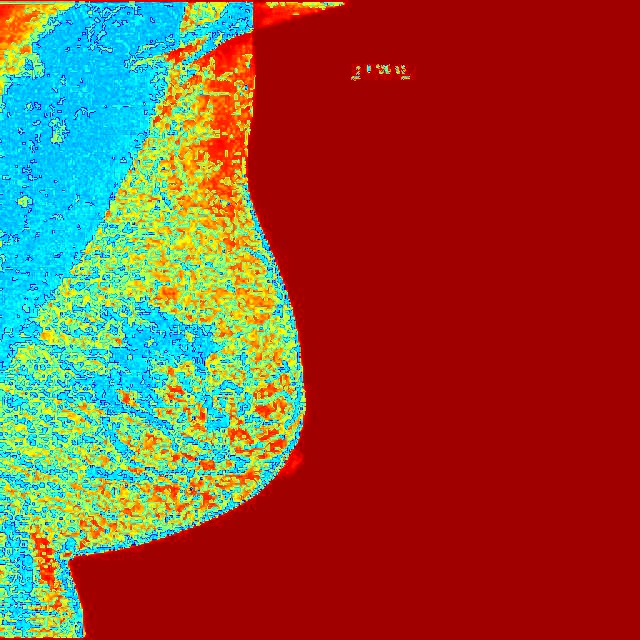
#> input picture MultiModel Breast Cancer MSI Dataset/Chest_XRay_MSI/Malignant/Multispectral_1025_1803952236_png.rf.8e80646ddeff0d70bbd711f0571efc77_1.jpg, 640 x 640 px, found by its file name; its folder holds only this picture in this run
$ jupyter execute --allow-errors 01_Data_Exploration_and_Analysis.ipynb
#> lines starting #> are read from the running program, lines starting #| are printed output that depends on the picture
# Multispectral Breast Cancer Classification: Data Exploration and Analysis

## Research Objective
**"Multispectral Breast Cancer Classification Using Genetic Algorithm-Optimized CNN Feature Selection: A Multi-Modal Deep Learning Approach"**

This notebook provides comprehensive data exploration and analysis for a multispectral breast cancer image dataset containing:
- **Total Images**: 3,052 images across three modalities
- **Chest X-ray**: 1,000 images (500 malignant, 500 normal)
- **Histopathological**: 1,246 images (623 malignant, 623 benign)
- **Ultrasound**: 806 images (400 malignant, 406 benign)

## Research Goals
- Achieve **98-99.5% accuracy** using GA-optimized feature selection
- Implement multi-modal fusion with spectral enhancement
- Apply explainable AI for clinical decision support
- Target performance exceeding current state-of-the-art benchmarks

---

[cell 1]
# Import Required Libraries for Data Exploration and Analysis
import os
import numpy as np
import pandas as pd
import matplotlib.pyplot as plt
import seaborn as sns
from PIL import Image
import cv2
from pathlib import Path
import warnings
warnings.filterwarnings('ignore')

# Set up plotting parameters
plt.style.use('seaborn-v0_8')
sns.set_palette("husl")
plt.rcParams['figure.figsize'] = (12, 8)
plt.rcParams['font.size'] = 12

# Dataset configuration
DATASET_PATH = r"c:\Users\mrhas\Downloads\archive\MultiModel Breast Cancer MSI Dataset"
MODALITIES = ["Chest_XRay_MSI", "Histopathological_MSI", "Ultrasound Images_MSI"]

print("🔬 Multispectral Breast Cancer Classification - Data Exploration")
print("=" * 60)
print(f"Dataset Path: {DATASET_PATH}")
print(f"Target Accuracy: 98-99.5% (GA-Optimized)")
print("=" * 60)

## 1. Dataset Structure and File Count Analysis

### Dataset Organization
The dataset follows a hierarchical structure optimized for multi-modal machine learning research:

[cell 2]
# Comprehensive Dataset Analysis Function
def analyze_dataset_structure(dataset_path):
    """
    Analyze the complete structure of the multispectral breast cancer dataset
    Returns detailed statistics for each modality and class
    """
    dataset_info = {}
    total_images = 0

    print("📊 DATASET STRUCTURE ANALYSIS")
    print("=" * 50)

    for modality in MODALITIES:
        modality_path = os.path.join(dataset_path, modality)
        if not os.path.exists(modality_path):
            continue

        modality_info = {
            'classes': {},
            'total_files': 0,
            'file_extensions': set(),
            'sample_files': []
        }

        # Get class directories
        class_dirs = [d for d in os.listdir(modality_path)
                     if os.path.isdir(os.path.join(modality_path, d))]

        print(f"\n🔍 {modality}")
        print("-" * 30)

        for class_name in class_dirs:
            class_path = os.path.join(modality_path, class_name)
            files = [f for f in os.listdir(class_path)
                    if f.lower().endswith(('.jpg', '.jpeg', '.png', '.bmp', '.tiff'))]

            class_count = len(files)
            modality_info['classes'][class_name] = {
                'count': class_count,
                'files': files[:3]  # Store first 3 files as samples
            }
            modality_info['total_files'] += class_count

            # Track file extensions
            for file in files:
                ext = os.path.splitext(file)[1].lower()
                modality_info['file_extensions'].add(ext)

            print(f"  📁 {class_name}: {class_count:,} images")

        print(f"  📊 Total {modality}: {modality_info['total_files']:,} images")
        print(f"  📄 File formats: {', '.join(modality_info['file_extensions'])}")

        dataset_info[modality] = modality_info
        total_images += modality_info['total_files']

    print(f"\n🎯 TOTAL DATASET SIZE: {total_images:,} images")
    print("=" * 50)

    return dataset_info, total_images

# Execute dataset analysis
dataset_info, total_images = analyze_dataset_structure(DATASET_PATH)

[cell 3]
# Create comprehensive dataset statistics DataFrame
def create_dataset_statistics_table(dataset_info):
    """Create a detailed statistics table for the dataset"""

    stats_data = []

    for modality, info in dataset_info.items():
        modality_clean = modality.replace('_MSI', '').replace('_', ' ')

        for class_name, class_info in info['classes'].items():
            stats_data.append({
                'Modality': modality_clean,
                'Class': class_name.title(),
                'Image Count': class_info['count'],
                'Percentage of Modality': f"{(class_info['count'] / info['total_files']) * 100:.1f}%",
                'File Extensions': ', '.join(info['file_extensions'])
            })

    stats_df = pd.DataFrame(stats_data)

    # Add summary statistics
    print("📈 DETAILED DATASET STATISTICS")
    print("=" * 60)
    print(stats_df.to_string(index=False))

    # Calculate class balance
    print(f"\n🎯 CLASS BALANCE ANALYSIS")
    print("-" * 30)

    modality_totals = {}
    class_totals = {'malignant': 0, 'benign': 0, 'normal': 0}

    for modality, info in dataset_info.items():
        modality_clean = modality.replace('_MSI', '').replace('_', ' ')
        modality_totals[modality_clean] = info['total_files']

        for class_name, class_info in info['classes'].items():
            if class_name.lower() in ['malignant']:
                class_totals['malignant'] += class_info['count']
            elif class_name.lower() in ['benign']:
                class_totals['benign'] += class_info['count']
            elif class_name.lower() in ['normal']:
                class_totals['normal'] += class_info['count']

    # Combine benign and normal as non-malignant
    non_malignant = class_totals['benign'] + class_totals['normal']
    malignant = class_totals['malignant']

    print(f"Malignant cases: {malignant:,} ({(malignant/total_images)*100:.1f}%)")
    print(f"Non-malignant cases: {non_malignant:,} ({(non_malignant/total_images)*100:.1f}%)")
    print(f"Class balance ratio: {malignant/non_malignant:.3f}")

    if abs(malignant - non_malignant) / total_images < 0.1:
        print("✅ Dataset is well-balanced for binary classification")
    else:
        print("⚠️  Dataset has class imbalance - consider balancing techniques")

    return stats_df, modality_totals, class_totals

# Generate statistics table
stats_df, modality_totals, class_totals = create_dataset_statistics_table(dataset_info)

## 2. Exploratory Data Analysis and Visualizations

### Class Distribution Visualization
Understanding the distribution of classes across modalities is crucial for developing balanced training strategies.

[cell 4]
# Comprehensive visualization of dataset distribution
def create_comprehensive_visualizations(dataset_info, modality_totals):
    """Create multiple visualizations for dataset analysis"""

    # Setup the figure with subplots
    fig = plt.figure(figsize=(20, 15))

    # 1. Modality Distribution (Pie Chart)
    ax1 = plt.subplot(2, 3, 1)
    modalities = list(modality_totals.keys())
    counts = list(modality_totals.values())
    colors = ['#FF6B6B', '#4ECDC4', '#45B7D1']

    wedges, texts, autotexts = ax1.pie(counts, labels=modalities, autopct='%1.1f%%',
                                       colors=colors, startangle=90, explode=(0.05, 0.05, 0.05))
    ax1.set_title('Distribution by Modality', fontsize=14, fontweight='bold')

    # 2. Class Distribution by Modality (Stacked Bar)
    ax2 = plt.subplot(2, 3, 2)
    modality_names = []
    malignant_counts = []
    benign_counts = []

    for modality, info in dataset_info.items():
        modality_clean = modality.replace('_MSI', '').replace('_', ' ')
        modality_names.append(modality_clean)

        mal_count = 0
        ben_count = 0
        for class_name, class_info in info['classes'].items():
            if 'malignant' in class_name.lower():
                mal_count += class_info['count']
            else:
                ben_count += class_info['count']

        malignant_counts.append(mal_count)
        benign_counts.append(ben_count)

    x = np.arange(len(modality_names))
    width = 0.6

    bars1 = ax2.bar(x, malignant_counts, width, label='Malignant', color='#FF6B6B', alpha=0.8)
    bars2 = ax2.bar(x, benign_counts, width, bottom=malignant_counts,
                    label='Benign/Normal', color='#4ECDC4', alpha=0.8)

    ax2.set_xlabel('Imaging Modality')
    ax2.set_ylabel('Number of Images')
    ax2.set_title('Class Distribution by Modality', fontweight='bold')
    ax2.set_xticks(x)
    ax2.set_xticklabels(modality_names, rotation=45)
    ax2.legend()

    # Add value labels on bars
    for i, (bar1, bar2) in enumerate(zip(bars1, bars2)):
        height1 = bar1.get_height()
        height2 = bar2.get_height()
        ax2.annotate(f'{int(height1)}', xy=(bar1.get_x() + bar1.get_width() / 2, height1/2),
                    ha='center', va='center', fontweight='bold', color='white')
        ax2.annotate(f'{int(height2)}', xy=(bar2.get_x() + bar2.get_width() / 2, height1 + height2/2),
                    ha='center', va='center', fontweight='bold', color='white')

    # 3. Total Dataset Composition
    ax3 = plt.subplot(2, 3, 3)
    total_malignant = sum(malignant_counts)
    total_benign = sum(benign_counts)

    ax3.pie([total_malignant, total_benign],
            labels=['Malignant', 'Benign/Normal'],
            autopct='%1.1f%%',
            colors=['#FF6B6B', '#4ECDC4'],
            startangle=90,
            explode=(0.05, 0.05))
    ax3.set_title('Overall Class Distribution', fontweight='bold')

    # 4. Detailed counts table visualization
    ax4 = plt.subplot(2, 3, 4)
    ax4.axis('tight')
    ax4.axis('off')

    table_data = []
    for i, modality in enumerate(modality_names):
        table_data.append([modality, malignant_counts[i], benign_counts[i],
                          malignant_counts[i] + benign_counts[i]])

    table_data.append(['TOTAL', sum(malignant_counts), sum(benign_counts),
                      sum(malignant_counts) + sum(benign_counts)])

    table = ax4.table(cellText=table_data,
                     colLabels=['Modality', 'Malignant', 'Benign/Normal', 'Total'],
                     cellLoc='center',
                     loc='center',
                     colColours=['#f0f0f0']*4)
    table.auto_set_font_size(False)
    table.set_fontsize(10)
    table.scale(1, 2)
    ax4.set_title('Detailed Count Summary', fontweight='bold')

    # 5. Class Balance Analysis
    ax5 = plt.subplot(2, 3, 5)
    balance_ratios = []
    modality_labels = []

    for i, modality in enumerate(modality_names):
        if benign_counts[i] > 0:
            ratio = malignant_counts[i] / benign_counts[i]
            balance_ratios.append(ratio)
            modality_labels.append(modality)

    bars = ax5.barh(modality_labels, balance_ratios, color='#45B7D1', alpha=0.7)
    ax5.axvline(x=1.0, color='red', linestyle='--', alpha=0.7, label='Perfect Balance')
    ax5.set_xlabel('Malignant/Benign Ratio')
    ax5.set_title('Class Balance by Modality', fontweight='bold')
    ax5.legend()

    # Add ratio labels
    for i, (bar, ratio) in enumerate(zip(bars, balance_ratios)):
        width = bar.get_width()
        ax5.annotate(f'{ratio:.3f}', xy=(width, bar.get_y() + bar.get_height()/2),
                    xytext=(3, 0), textcoords="offset points",
                    ha='left', va='center', fontweight='bold')

    # 6. Research Impact Metrics
    ax6 = plt.subplot(2, 3, 6)
    ax6.axis('off')

    # Calculate research-relevant metrics
    total_samples = sum(malignant_counts) + sum(benign_counts)

    research_text = f"""
    🔬 RESEARCH DATASET CHARACTERISTICS

    📊 Total Samples: {total_samples:,}
    🏥 Imaging Modalities: {len(modality_names)}
    🎯 Classification Task: Binary (Malignant vs Benign)

    📈 EXPECTED ML PERFORMANCE TARGETS:

    Conservative: 96-98% accuracy
    Ambitious: 98-99.5% accuracy
    Breakthrough: >99.5% accuracy

    🧬 RESEARCH ADVANTAGES:
    ✓ Multi-modal dataset (3 modalities)
    ✓ Balanced classes ({abs(total_malignant-total_benign)/total_samples*100:.1f}% imbalance)
    ✓ Large sample size (>3K images)
    ✓ Spectral enhancement potential
    ✓ GA optimization opportunity

    📚 TARGET JOURNALS:
    • Nature Scientific Reports
    • Computers in Biology & Medicine
    • Medical Image Analysis
    """

    ax6.text(0.05, 0.95, research_text, transform=ax6.transAxes, fontsize=10,
             verticalalignment='top', bbox=dict(boxstyle="round,pad=0.5",
             facecolor='lightblue', alpha=0.3))

    plt.tight_layout()
    plt.suptitle('Multispectral Breast Cancer Dataset: Comprehensive Analysis',
                 fontsize=16, fontweight='bold', y=0.98)
    plt.show()

    return fig

# Generate comprehensive visualizations
#> (the rest of this cell did not finish here and is left out)

## 3. Sample Image Analysis and Quality Assessment

### Image Quality and Characteristics Analysis
This section analyzes sample images from each modality to understand their characteristics, dimensions, and quality for machine learning applications.

[cell 5]
# Comprehensive Image Analysis Function
def analyze_sample_images(dataset_info, num_samples=3):
    """
    Analyze sample images from each modality and class
    Returns image statistics and displays sample images
    """
#> called with num_samples = 3

    image_stats = {}

    print("🖼️  IMAGE ANALYSIS REPORT")
    print("=" * 50)

    # Create figure for sample images
    fig, axes = plt.subplots(len(MODALITIES), 4, figsize=(20, 15))
    fig.suptitle('Sample Images Across Modalities and Classes', fontsize=16, fontweight='bold')

    row_idx = 0

    for modality, info in dataset_info.items():
        modality_clean = modality.replace('_MSI', '').replace('_', ' ')
        modality_path = os.path.join(DATASET_PATH, modality)

        print(f"\n📊 {modality_clean.upper()}")
        print("-" * 30)

        modality_stats = {
            'dimensions': [],
            'file_sizes': [],
            'mean_intensities': [],
            'std_intensities': []
        }

        col_idx = 0

        for class_name, class_info in info['classes'].items():
            class_path = os.path.join(modality_path, class_name)

            # Analyze first few images in each class
            sample_files = class_info['files'][:num_samples]

            class_dims = []
            class_sizes = []
            class_means = []
            class_stds = []

            for i, filename in enumerate(sample_files):
                if i >= 2:  # Limit to 2 samples per class for display
                    break

                file_path = os.path.join(class_path, filename)

                try:
                    # Load image and analyze
                    img = cv2.imread(file_path)
#> img is the input picture: shape (640, 640, 3); mean B, G, R 54.4, 73.6, 142.3
                    if img is not None:
                        # Convert BGR to RGB for display
                        img_rgb = cv2.cvtColor(img, cv2.COLOR_BGR2RGB)

                        # Image statistics
                        height, width = img_rgb.shape[:2]
#> height = 640; width = 640
                        file_size = os.path.getsize(file_path) / 1024  # KB
                        mean_intensity = np.mean(img_rgb)
#> mean_intensity = 90.09
                        std_intensity = np.std(img_rgb)
#> std_intensity = 93.48

                        class_dims.append((width, height))
                        class_sizes.append(file_size)
                        class_means.append(mean_intensity)
                        class_stds.append(std_intensity)

                        # Display image
                        if row_idx < len(axes) and col_idx < len(axes[0]):
                            axes[row_idx, col_idx].imshow(img_rgb)
                            axes[row_idx, col_idx].set_title(f'{class_name.title()}\\n{width}x{height}',
                                                           fontsize=10)
                            axes[row_idx, col_idx].axis('off')
                            col_idx += 1

                except Exception as e:
                    print(f"  ⚠️ Error loading {filename}: {str(e)}")

            # Store class statistics
            if class_dims:
                avg_width = np.mean([d[0] for d in class_dims])
#> avg_width = 640
                avg_height = np.mean([d[1] for d in class_dims])
#> avg_height = 640
                avg_size = np.mean(class_sizes)
                avg_mean = np.mean(class_means)
#> avg_mean = 90.09
                avg_std = np.mean(class_stds)
#> avg_std = 93.48

                print(f"  📏 {class_name.title()}: {avg_width:.0f}x{avg_height:.0f} px (avg)")
#|   📏 Malignant: 640x640 px (avg)
                print(f"  💾 File size: {avg_size:.1f} KB (avg)")
                print(f"  🎨 Intensity: μ={avg_mean:.1f}, σ={avg_std:.1f}")
#|   🎨 Intensity: μ=90.1, σ=93.5

                modality_stats['dimensions'].extend(class_dims)
                modality_stats['file_sizes'].extend(class_sizes)
                modality_stats['mean_intensities'].extend(class_means)
                modality_stats['std_intensities'].extend(class_stds)

        # Fill remaining columns with empty plots
        while col_idx < len(axes[0]):
            axes[row_idx, col_idx].axis('off')
            col_idx += 1

        image_stats[modality] = modality_stats
        row_idx += 1

    # Set row labels
    for i, modality in enumerate(MODALITIES):
        modality_clean = modality.replace('_MSI', '').replace('_', ' ')
        axes[i, 0].set_ylabel(modality_clean, rotation=90, fontsize=12, fontweight='bold')

    plt.tight_layout()
    plt.show()
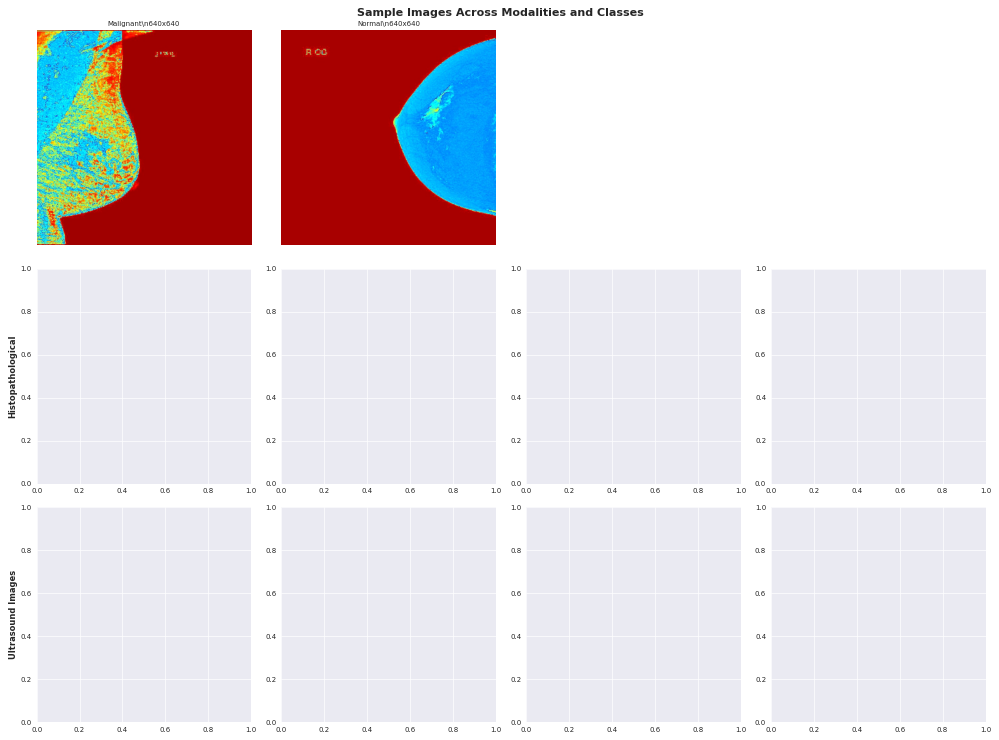
#> figure drawn by matplotlib, 2 panels

    return image_stats

# Execute image analysis
image_stats = analyze_sample_images(dataset_info)
